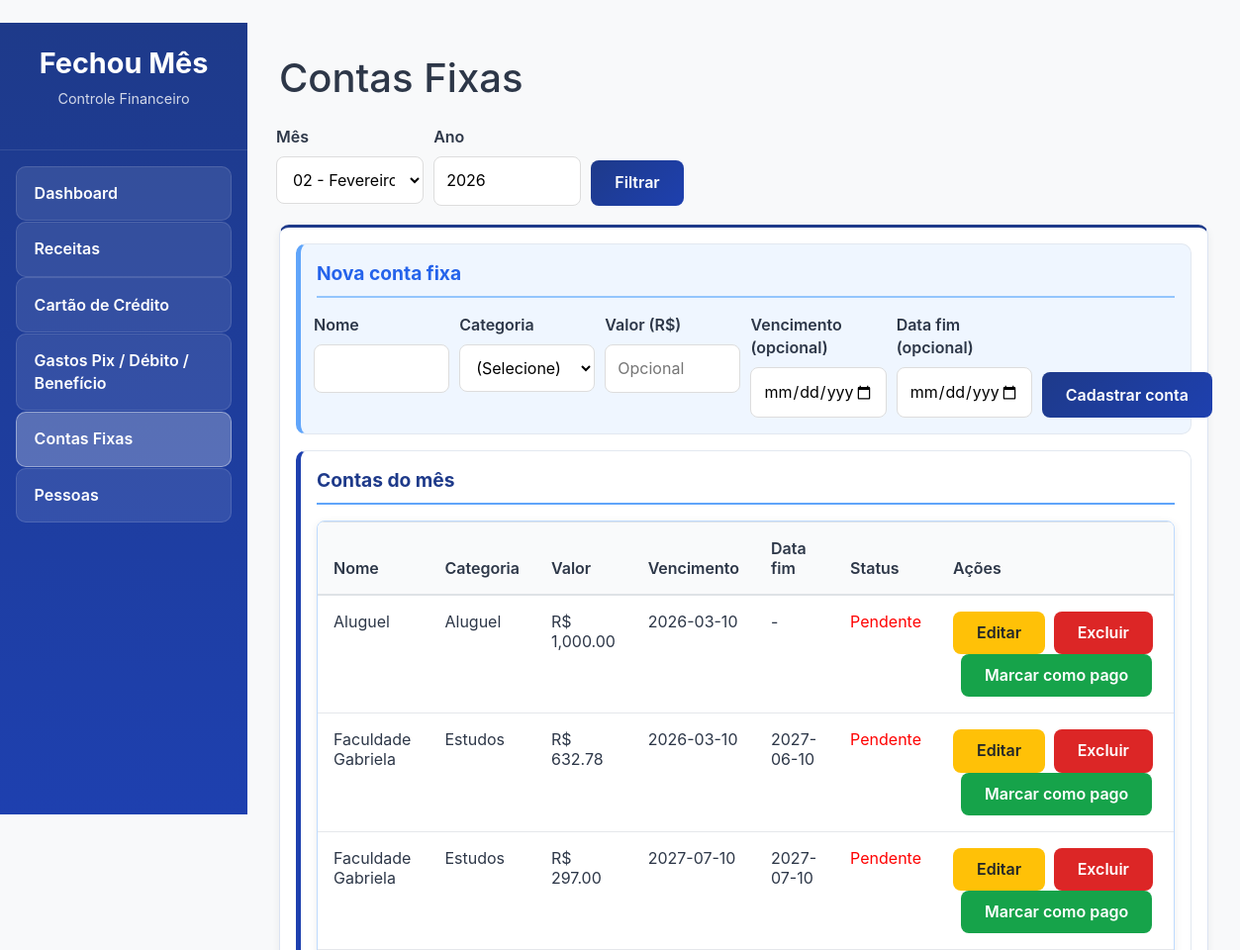
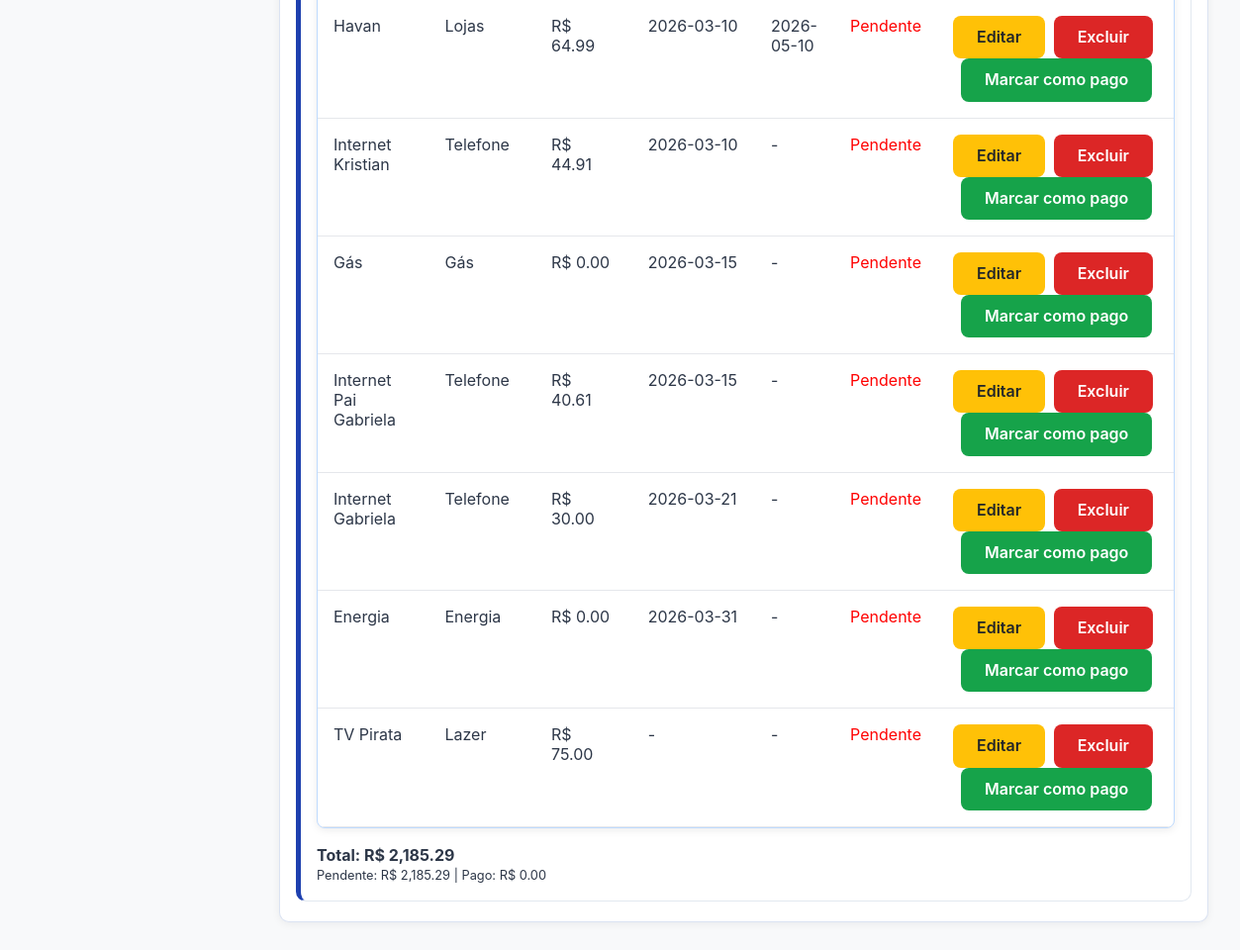
/contas-fixas, run on the app's committed database (2 pictures, top to bottom).
### tables this page shows
CREATE TABLE contas_fixas (
            id INTEGER PRIMARY KEY AUTOINCREMENT,
            nome TEXT NOT NULL,
            valor_padrao REAL,
            vencimento_dia INTEGER,
            mes_referencia INTEGER NOT NULL,
            ano_referencia INTEGER NOT NULL,
            status TEXT NOT NULL DEFAULT 'Pendente',
            data_fim TEXT
        , categoria TEXT, vencimento_data TEXT);

### app_flask.py (the view, shortened to what this page needs)
@app.route('/contas-fixas', methods=['GET', 'POST'])
def contas_fixas():
    mes = request.args.get('mes', type=int, default=_mes_ano_atual()[0])
    ano = request.args.get('ano', type=int, default=_mes_ano_atual()[1])
    contas_service.gerar_contas_fixas_mes_atual()
    contas = contas_service.listar_contas_fixas(mes, ano)
    totais = contas_service.calcular_totais_contas_fixas(mes, ano)
    return render_template('contas_fixas.html',
        mes=mes, ano=ano, contas=contas, totais=totais)

### app_flask.py (called while the page is built)
def _mes_ano_atual():
    hoje = datetime.now()
    return hoje.month, hoje.year

### finance_app/database.py (called while the page is built)
def get_connection() -> sqlite3.Connection:
    conn = sqlite3.connect(DB_PATH)
    conn.row_factory = sqlite3.Row
    return conn

### finance_app/services/contas_service.py (called while the page is built, shortened)
def mes_ano_atual() -> Tuple[int, int]:
    hoje = date.today()
    return hoje.month, hoje.year

def gerar_contas_fixas_mes_atual() -> None:
    mes_atual, ano_atual = mes_ano_atual()
    if mes_atual == 1:
        mes_anterior, ano_anterior = 12, ano_atual - 1
    else:
        mes_anterior, ano_anterior = mes_atual - 1, ano_atual
    conn = get_connection()
    cur = conn.cursor()
    cur.execute(
        """
        SELECT COUNT(*) AS c FROM contas_fixas
        WHERE mes_referencia = ? AND ano_referencia = ?;
        """,
        (mes_atual, ano_atual),
    )
    if cur.fetchone()["c"] > 0:
        conn.close()
        return

def listar_contas_fixas(mes: int, ano: int) -> List[ContaFixa]:
    conn = get_connection()
    cur = conn.cursor()
    cur.execute(
        """
        SELECT id, nome, categoria, valor_padrao, vencimento_dia, vencimento_data,
               mes_referencia, ano_referencia, status, data_fim
        FROM contas_fixas
        WHERE mes_referencia = ? AND ano_referencia = ?
        ORDER BY COALESCE(vencimento_dia, 99), nome;
        """,
        (mes, ano),
    )
    rows = cur.fetchall()
    conn.close()
    return [ContaFixa(**dict(r)) for r in rows]

def calcular_totais_contas_fixas(mes: int, ano: int) -> Dict[str, float]:
    contas = listar_contas_fixas(mes, ano)
    total = sum(c.valor_padrao or 0 for c in contas)
    total_pendente = sum(
        (c.valor_padrao or 0) for c in contas if c.status == "Pendente"
    )
    total_pago = total - total_pendente
    return {
        "total": total,
        "total_pendente": total_pendente,
        "total_pago": total_pago,
    }

### templates/contas_fixas.html (shortened to what this page needs)
﻿{% extends "base.html" %}
{% block content %}
<h1 style="color: #2d3748; margin-bottom: 1.5rem;">Contas Fixas</h1>
<form method="GET" class="contas-filter">
    <div class="row form-row">
        <div class="col-2">
            <div class="form-group">
                <label>Mês</label>
                <select name="mes">
                    {% set meses = ["", "Janeiro", "Fevereiro", "Março", "Abril", "Maio", "Junho", "Julho", "Agosto", "Setembro", "Outubro", "Novembro", "Dezembro"] %}
                    {% for m in range(1, 13) %}
                        <option value="{{ m }}" {% if m == mes %}selected{% endif %}>{{ "%02d"|format(m) }} - {{ meses[m] }}</option>
                    {% endfor %}
                </select>
            </div>
        </div>
        <div class="col-2">
            <div class="form-group">
                <label>Ano</label>
                <input type="number" name="ano" value="{{ ano }}" min="2000" max="2100">
            </div>
        </div>
        <div class="col-2 form-action-col">
            <button type="submit" class="btn btn-primary">Filtrar</button>
        </div>
    </div>
</form>
<div class="contas-content">
    <section class="contas-section contas-section-new">
        <div class="section-title">Nova conta fixa</div>
        <form method="POST">
            <div class="row form-row">
                <div class="col-2">
                    <div class="form-group">
                        <label>Nome</label>
                        <input type="text" name="nome" required>
                    </div>
                </div>
                <div class="col-2">
                    <div class="form-group">
                        <label>Categoria</label>
                        <select name="categoria">
                            <option value="">(Selecione)</option>
                        </select>
                    </div>
                </div>
                <div class="col-2">
                    <div class="form-group">
                        <label>Valor (R$)</label>
                        <input type="text" class="money-input" inputmode="numeric" autocomplete="off" name="valor" placeholder="Opcional">
                    </div>
                </div>
                <div class="col-2">
                    <div class="form-group">
                        <label>Vencimento (opcional)</label>
                        <input type="date" name="vencimento_data">
                    </div>
                </div>
                <div class="col-2">
                    <div class="form-group">
                        <label>Data fim (opcional)</label>
                        <input type="date" name="data_fim">
                    </div>
                </div>
                <div class="col-2 form-action-col">
                    <button type="submit" class="btn btn-primary">Cadastrar conta</button>
                </div>
            </div>
        </form>
    </section>
    <div class="contas-section-divider"></div>
    <section class="contas-section contas-section-list">
    <div class="section-title">Contas do mês</div>
{% if contas %}
<div class="table table-blue">
    <table>
        <thead>
            <tr>
                <th>Nome</th>
                <th>Categoria</th>
                <th>Valor</th>
                <th>Vencimento</th>
                <th>Data fim</th>
                <th>Status</th>
                <th>Ações</th>
            </tr>
        </thead>
        <tbody>
            {% for c in contas %}
            <tr>
                <td>{{ c.nome }}</td>
                <td>{{ c.categoria or '-' }}</td>
                <td>R$ {{ "{:,.2f}".format(c.valor_padrao or 0) }}</td>
                <td>{{ c.vencimento_data or (c.vencimento_dia if c.vencimento_dia else '-') }}</td>
                <td>{{ c.data_fim or '-' }}</td>
                <td style="color: {% if c.status == 'Pago' %}green{% else %}red{% endif %};">
                    {{ c.status }}
                </td>
                <td>
                    <button
                        type="button"
                        class="btn btn-warning btn-sm"
                        data-toggle="collapse"
                        data-target="#editar-conta-{{ c.id }}"
                        aria-expanded="false"
                        aria-controls="editar-conta-{{ c.id }}">
                        Editar
                    </button>
                    <form method="POST" style="display: inline; margin-left: 0.25rem;">
                        <button type="submit" class="btn btn-danger btn-sm">Excluir</button>
                    </form>
                    {% if c.status == 'Pendente' %}
                    <form method="POST" style="display: inline; margin-left: 0.5rem;">
                        <button type="submit" class="btn btn-success btn-sm">Marcar como pago</button>
                    </form>
                    {% endif %}
                </td>
            </tr>
            {% endfor %}
        </tbody>
    </table>
</div>
<div style="margin-top: 1rem;">
    <strong>Total: R$ {{ "{:,.2f}".format(totais['total']) }}</strong><br>
    <small>Pendente: R$ {{ "{:,.2f}".format(totais['total_pendente']) }} | Pago: R$ {{ "{:,.2f}".format(totais['total_pago']) }}</small>
</div>
{% else %}
<p>Nenhuma conta cadastrada para este mês.</p>
{% endif %}
    </section>
</div>
{% endblock %}

### static/style.css (style rules this page uses)
* { margin: 0; padding: 0; box-sizing: border-box; }
:root { --primary-blue: #1e3a8a; --primary-blue-light: #1e40af; --green: #16a34a; --red: #dc2626; --orange: #ff6a00; --blue-light: #4facfe; --text-dark: #2d3748; --text-light: #666; --bg-light: #f8f9fa; --white: #ffffff; }
body { font-family: -apple-system, BlinkMacSystemFont, 'Segoe UI', Roboto, 'Helvetica Neue', Arial, sans-serif; background-color: var(--bg-light); color: var(--text-dark); line-height: 1.45; }
.section-title { font-size: 1.3rem; font-weight: 700; color: var(--text-dark); margin: 2rem 0 1rem 0; padding-bottom: 0.5rem; border-bottom: 3px solid var(--primary-blue); }
.table-blue { border: 1px solid #bfdbfe; }
.table-blue th { background-color: #e0f2fe; }
.contas-filter { margin-bottom: 1.2rem; }
.contas-content { background: #fff; border: 1px solid #dbe3f2; border-top: 3px solid #1e3a8a; border-radius: 10px; padding: 1rem 1rem 1.25rem; box-shadow: 0 2px 8px rgba(15, 23, 42, 0.06); }
.contas-section { border: 1px solid #e2e8f0; border-left: 5px solid #1e40af; border-radius: 10px; background: #ffffff; padding: 1rem; }
.contas-section .section-title { margin-top: 0; border-bottom-width: 2px; font-size: 1.2rem; }
.contas-section-new { border-left-color: #60a5fa; background: #eff6ff; }
.contas-section-new .section-title { border-bottom-color: #93c5fd; color: #2563eb; }
.contas-section-list { border-left-color: #1e40af; background: #ffffff; }
.contas-section-list .section-title { border-bottom-color: #60a5fa; color: #1e3a8a; }
.contas-section-divider { height: 1rem; }
.form-group { margin-bottom: 1.5rem; }
.form-group label { display: block; margin-bottom: 0.5rem; font-weight: 600; color: var(--text-dark); }
.form-group input[type="text"], .form-group input[type="number"], .form-group input[type="date"], .form-group select, .form-group textarea { width: 100%; padding: 0.75rem; border: 1px solid #ddd; border-radius: 8px; font-size: 1rem; min-height: 46px; background-color: #fff; transition: border-color 0.2s; }
.form-group input[type="date"] { border-radius: 8px; }
.form-row .form-group { margin-bottom: 0; }
.form-row .form-action-col { display: flex; align-items: flex-end; }
.form-row .form-action-col .btn { min-height: 46px; }
.btn { padding: 0.75rem 1.5rem; border: none; border-radius: 8px; font-weight: 600; font-size: 1rem; line-height: 1.2; cursor: pointer; transition: all 0.3s; text-decoration: none; display: inline-block; white-space: nowrap; }
.btn-primary { background: linear-gradient(135deg, var(--primary-blue) 0%, var(--primary-blue-light) 100%); color: white; }
.btn-success { background-color: var(--green); color: white; }
.btn-danger { background-color: var(--red); color: white; }
.row { display: flex; flex-wrap: wrap; margin: -0.5rem; }
.col-2, .col-3, .col-4 { padding: 0.5rem; }
.col-2 { flex: 0 0 50%; }
.table { width: 100%; background: white; border-radius: 8px; overflow: hidden; box-shadow: 0 2px 8px rgba(0, 0, 0, 0.08); }
.table table { width: 100%; border-collapse: collapse; }
.table th, .table td { padding: 1rem; text-align: left; border-bottom: 1px solid #e5e7eb; }
.table th { background-color: #f9fafb; font-weight: 600; color: var(--text-dark); }

### data on the page
contas_fixas: nome "Aluguel", categoria "Aluguel", valor_padrao "1,000.00", vencimento_data "2026-03-10", data_fim "-", status "Pendente"
contas_fixas: nome "Faculdade Gabriela", categoria "Estudos", valor_padrao "632.78", vencimento_data "2026-03-10", data_fim "2027-06-10", status "Pendente"
contas_fixas: nome "Faculdade Gabriela", categoria "Estudos", valor_padrao "297.00", vencimento_data "2027-07-10", data_fim "2027-07-10", status "Pendente"
contas_fixas: nome "Havan", categoria "Lojas", valor_padrao "64.99", vencimento_data "2026-03-10", data_fim "2026-05-10", status "Pendente"
contas_fixas: nome "Internet Kristian", categoria "Telefone", valor_padrao "44.91", vencimento_data "2026-03-10", data_fim "-", status "Pendente"
contas_fixas: nome "Gás", categoria "Gás", valor_padrao "0.00", vencimento_data "2026-03-15", data_fim "-", status "Pendente"
contas_fixas: nome "Internet Pai Gabriela", categoria "Telefone", valor_padrao "40.61", vencimento_data "2026-03-15", data_fim "-", status "Pendente"
contas_fixas: nome "Internet Gabriela", categoria "Telefone", valor_padrao "30.00", vencimento_data "2026-03-21", data_fim "-", status "Pendente"
contas_fixas: nome "Energia", categoria "Energia", valor_padrao "0.00", vencimento_data "2026-03-31", data_fim "-", status "Pendente"
contas_fixas: nome "TV Pirata", categoria "Lazer", valor_padrao "75.00", vencimento_data "-", data_fim "-", status "Pendente"

### other printed values
{{ "{:,.2f}".format(totais['total']) }} "2,185.29"
{{ "{:,.2f}".format(totais['total_pendente']) }} "2,185.29"
{{ "{:,.2f}".format(totais['total_pago']) }} "0.00"
form field mes "02 - Fevereiro"
